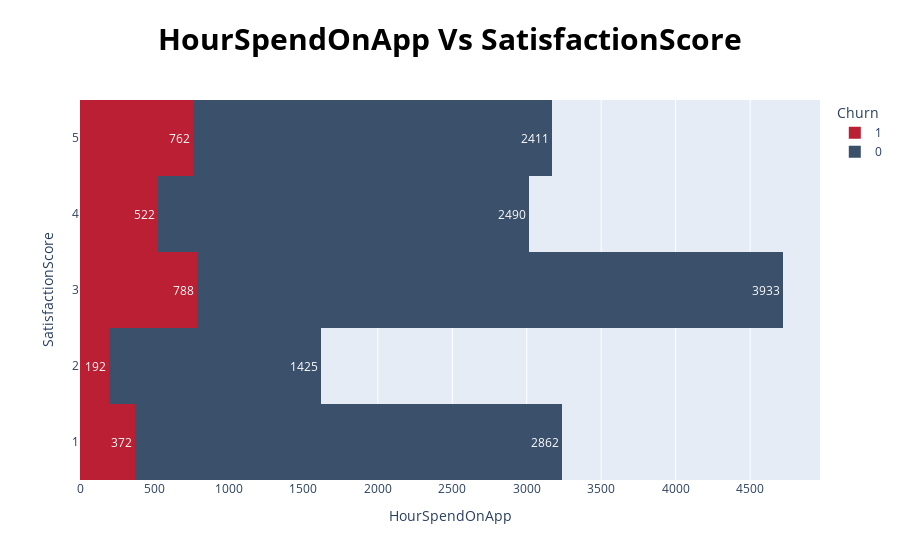

Source (notebook cell):
### Markdown cell above
# Is there a correlation between SatisfactionScore and HourSpendOnApp?

### Code cell
import matplotlib.pyplot as plt

# plot
fig = px.histogram(df, x="HourSpendOnApp", y="SatisfactionScore", orientation="h", color="Churn" ,text_auto= True , title="<b>"+'HourSpendOnApp Vs SatisfactionScore' , color_discrete_sequence = ['#BA1F33','#3A506B','#3E885B'])

# Customize the plot
fig.update_layout(hovermode='x',title_font_size=30)
fig.update_layout(
title_font_color="black",
template="plotly",
title_font_size=30,
hoverlabel_font_size=20,
title_x=0.5,
xaxis_title='HourSpendOnApp',
yaxis_title='SatisfactionScore',
)
fig.show()



# sns.barplot(x='SatisfactionScore',y='HourSpendOnApp',data=df)
# ax = df[['SatisfactionScore','HourSpendOnApp']].value_counts().plot(kind='bar')

### Figure 1 — Plotly figure (JSON) as saved in the notebook; plotly's stock layout.template omitted (floating-point values rounded to 4 significant figures; data arrays with more than 128 entries replaced by an {"elided": "..."} marker saying what was removed)
{"data": [{"alignmentgroup": "True", "bingroup": "y", "histfunc": "sum", "hovertemplate": "Churn=1<br>sum of HourSpendOnApp=%{x}<br>SatisfactionScore=%{y}<extra></extra>", "legendgroup": "1", "marker": {"color": "#BA1F33", "pattern": {"shape": ""}}, "name": "1", "offsetgroup": "1", "orientation": "h", "showlegend": true, "texttemplate": "%{value}", "type": "histogram", "x": {"elided": "948 int values"}, "xaxis": "x", "y": {"elided": "948 int values"}, "yaxis": "y"}, {"alignmentgroup": "True", "bingroup": "y", "histfunc": "sum", "hovertemplate": "Churn=0<br>sum of HourSpendOnApp=%{x}<br>SatisfactionScore=%{y}<extra></extra>", "legendgroup": "0", "marker": {"color": "#3A506B", "pattern": {"shape": ""}}, "name": "0", "offsetgroup": "0", "orientation": "h", "showlegend": true, "texttemplate": "%{value}", "type": "histogram", "x": {"elided": "4682 int values"}, "xaxis": "x", "y": {"elided": "4682 int values"}, "yaxis": "y"}], "layout": {"barmode": "relative", "hoverlabel": {"font": {"size": 20}}, "hovermode": "x", "legend": {"title": {"text": "Churn"}, "tracegroupgap": 0}, "title": {"font": {"color": "black", "size": 30}, "text": "<b>HourSpendOnApp Vs SatisfactionScore", "x": 0.5}, "xaxis": {"anchor": "y", "domain": [0, 1], "title": {"text": "HourSpendOnApp"}}, "yaxis": {"anchor": "x", "domain": [0, 1], "title": {"text": "SatisfactionScore"}}}}
